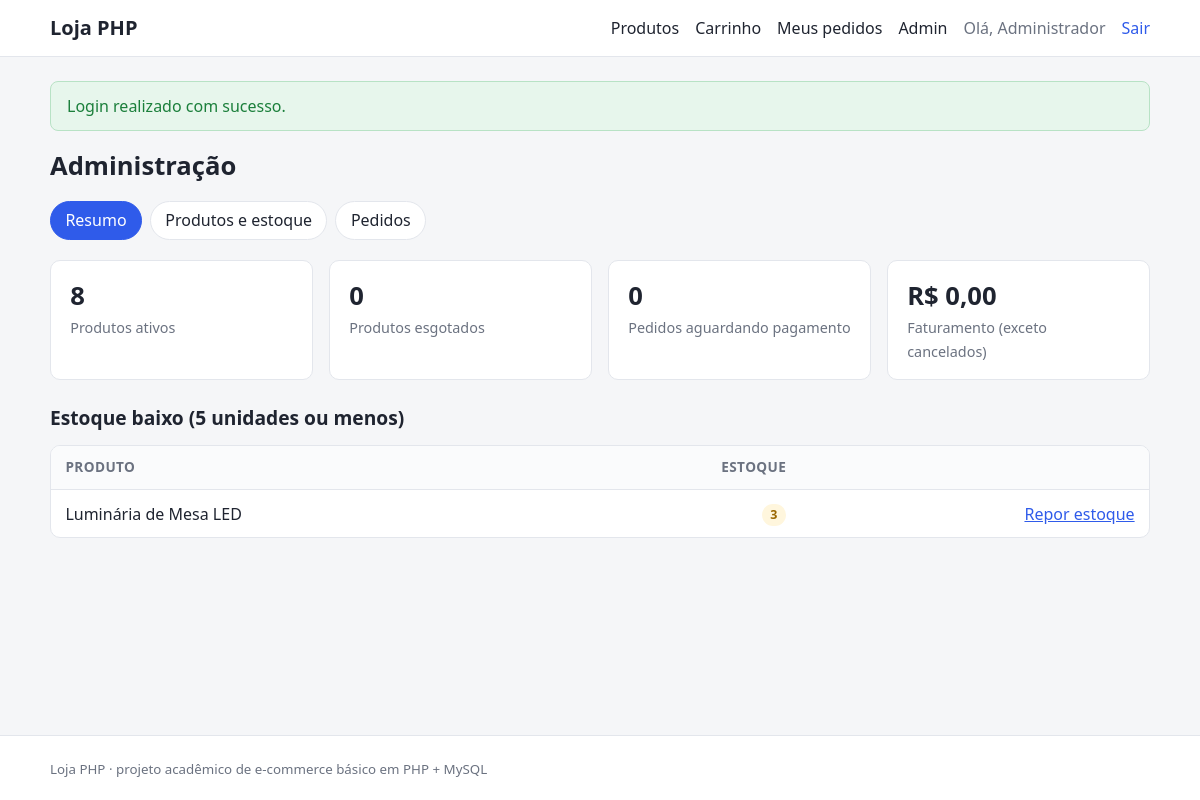
/admin/index.php (signed in), run on the app's committed database.
### tables this page shows
CREATE TABLE IF NOT EXISTS users (
    id            INT UNSIGNED NOT NULL AUTO_INCREMENT,
    name          VARCHAR(100) NOT NULL,
    email         VARCHAR(150) NOT NULL,
    password_hash VARCHAR(255) NOT NULL,
    role          ENUM('customer', 'admin') NOT NULL DEFAULT 'customer',
    created_at    TIMESTAMP NOT NULL DEFAULT CURRENT_TIMESTAMP,
    PRIMARY KEY (id),
    UNIQUE KEY uq_users_email (email)
);

CREATE TABLE IF NOT EXISTS products (
    id          INT UNSIGNED NOT NULL AUTO_INCREMENT,
    name        VARCHAR(150) NOT NULL,
    description TEXT NULL,
    price       DECIMAL(10,2) NOT NULL,
    stock       INT UNSIGNED NOT NULL DEFAULT 0,
    image_url   VARCHAR(255) NULL,
    active      TINYINT(1) NOT NULL DEFAULT 1,
    created_at  TIMESTAMP NOT NULL DEFAULT CURRENT_TIMESTAMP,
    updated_at  TIMESTAMP NOT NULL DEFAULT CURRENT_TIMESTAMP ON UPDATE CURRENT_TIMESTAMP,
    PRIMARY KEY (id),
    KEY idx_products_active (active),
    CONSTRAINT chk_products_price CHECK (price >= 0)
);

### src/db.php (called while the page is built, shortened)
<?php
function db(): PDO
{
    static $pdo = null;
    if ($pdo === null) {
        $c   = config('db');
        $dsn = sprintf(
            'mysql:host=%s;port=%s;dbname=%s;charset=%s',
            $c['host'],
            $c['port'],
            $c['name'],
            $c['charset']
        );
        $pdo = new PDO($dsn, $c['user'], $c['pass'], [
            PDO::ATTR_ERRMODE            => PDO::ERRMODE_EXCEPTION,
            PDO::ATTR_DEFAULT_FETCH_MODE => PDO::FETCH_ASSOC,
            PDO::ATTR_EMULATE_PREPARES   => false,
        ]);
    }
    return $pdo;
}

### src/auth.php (called while the page is built, shortened)
<?php
function current_user(): ?array
{
    static $user = false;
    if ($user === false) {
        $user = null;
        if (!empty($_SESSION['user_id'])) {
            $st = db()->prepare('SELECT id, name, email, role FROM users WHERE id = ?');
            $st->execute([(int) $_SESSION['user_id']]);
            $user = $st->fetch() ?: null;
        }
    }
    return $user;
}
function require_login(?string $returnTo = null): array
{
    $user = current_user();
    return $user;
}
function require_admin(): array
{
    $user = require_login();
    return $user;
}

### public/admin/index.php (the view, shortened to what this page needs)
<?php
require_admin();
$pdo = db();
$totalProducts = (int) $pdo->query('SELECT COUNT(*) FROM products WHERE active = 1')->fetchColumn();
$outOfStock    = (int) $pdo->query('SELECT COUNT(*) FROM products WHERE active = 1 AND stock = 0')->fetchColumn();
$pendingOrders = (int) $pdo->query("SELECT COUNT(*) FROM orders WHERE status = 'pending'")->fetchColumn();
$revenue       = (string) $pdo->query("SELECT COALESCE(SUM(total), 0) FROM orders WHERE status <> 'cancelled'")->fetchColumn();
$lowStock = $pdo->query(
    'SELECT id, name, stock FROM products WHERE active = 1 AND stock <= 5 ORDER BY stock, name LIMIT 20'
)->fetchAll();
render_header('Administração');
?>
<h1>Administração</h1>
<div class="stats">
    <div class="stat"><strong><?= $totalProducts ?></strong><span>Produtos ativos</span></div>
    <div class="stat"><strong><?= $outOfStock ?></strong><span>Produtos esgotados</span></div>
    <div class="stat"><strong><?= $pendingOrders ?></strong><span>Pedidos aguardando pagamento</span></div>
    <div class="stat"><strong><?= e(money($revenue)) ?></strong><span>Faturamento (exceto cancelados)</span></div>
</div>
<h2>Estoque baixo (5 unidades ou menos)</h2>
<?php if (!$lowStock): ?>
    <p class="muted">Nenhum produto com estoque baixo.</p>
<?php else: ?>
    <div class="table-wrap">
        <table>
            <thead><tr><th>Produto</th><th class="num">Estoque</th><th></th></tr></thead>
            <tbody>
            <?php foreach ($lowStock as $p): ?>
                <tr>
                    <td><?= e($p['name']) ?></td>
                    <td class="num">
                        <span class="badge <?= (int) $p['stock'] === 0 ? 'badge--out' : 'badge--low' ?>"><?= (int) $p['stock'] ?></span>
                    </td>
                    <td class="num"><a href="<?= e(url('/admin/stock.php?id=' . (int) $p['id'])) ?>">Repor estoque</a></td>
                </tr>
            <?php endforeach; ?>
            </tbody>
        </table>
    </div>
<?php endif; ?>

### src/views/header.php (shortened to what this page needs)
<?php
$user      = current_user();
$cartCount = $user ? cart_count((int) $user['id']) : 0;
?>
<!doctype html>
<html lang="pt-BR">
<head>
    <link rel="stylesheet" href="<?= e(url('/assets/style.css')) ?>">
</head>
<body>
<header class="topbar">
    <div class="container topbar__inner">
        <a class="brand" href="<?= e(url('/')) ?>"><?= e(app_name()) ?></a>
        <nav class="nav" aria-label="Principal">
            <a href="<?= e(url('/')) ?>">Produtos</a>
            <?php if ($user): ?>
                <a href="<?= e(url('/cart.php')) ?>">Carrinho<?php if ($cartCount > 0): ?> <span class="pill"><?= $cartCount ?></span><?php endif; ?></a>
                <a href="<?= e(url('/orders.php')) ?>">Meus pedidos</a>
                <?php if ($user['role'] === 'admin'): ?>
                    <a href="<?= e(url('/admin/')) ?>">Admin</a>
                <?php endif; ?>
                <span class="nav__user">Olá, <?= e(explode(' ', $user['name'])[0]) ?></span>
                <form method="post" action="<?= e(url('/logout.php')) ?>" class="inline">
                    <button type="submit" class="link-button">Sair</button>
                </form>
            <?php else: ?>
                <a href="<?= e(url('/login.php')) ?>">Entrar</a>
                <a class="btn btn--small" href="<?= e(url('/register.php')) ?>">Criar conta</a>
            <?php endif; ?>
        </nav>
    </div>
</header>
<main class="container">
    <?php foreach (pull_flash() as $f): ?>
        <div class="alert alert--<?= e($f['type']) ?>" role="status"><?= e($f['message']) ?></div>
    <?php endforeach; ?>

### public/assets/style.css (style rules this page uses)
:root { --bg: #f5f6f8; --surface: #ffffff; --text: #1f2430; --muted: #6b7280; --border: #e3e6ec; --primary: #2f5bea; --primary-dark: #2448c4; --danger: #c62828; --success: #1b7f3b; --warning: #9a6700; --radius: 10px; }
* { box-sizing: border-box; }
body { margin: 0; min-height: 100vh; display: flex; flex-direction: column; background: var(--bg); color: var(--text); font: 16px/1.5 system-ui, -apple-system, "Segoe UI", Roboto, sans-serif; }
main { flex: 1; padding-top: 1.5rem; padding-bottom: 3rem; }
a { color: var(--primary); }
h1 { font-size: 1.6rem; margin: 0 0 1rem; }
h2 { font-size: 1.2rem; margin: 1.5rem 0 .75rem; }
.container { width: min(1100px, 100% - 2rem); margin-inline: auto; }
.topbar { background: var(--surface); border-bottom: 1px solid var(--border); }
.topbar__inner { display: flex; align-items: center; justify-content: space-between; gap: 1rem; padding: .8rem 0; flex-wrap: wrap; }
.brand { font-weight: 700; font-size: 1.25rem; text-decoration: none; color: var(--text); }
.nav { display: flex; align-items: center; gap: 1rem; flex-wrap: wrap; }
.nav a { text-decoration: none; color: var(--text); }
.nav__user { color: var(--muted); }
.inline { display: inline; margin: 0; }
.link-button { background: none; border: 0; padding: 0; font: inherit; color: var(--primary); cursor: pointer; }
.alert { padding: .75rem 1rem; border-radius: 8px; margin-bottom: 1rem; border: 1px solid transparent; }
.alert--success { background: #e7f6ec; border-color: #b8e2c5; color: var(--success); }
.badge { display: inline-block; padding: .1rem .55rem; border-radius: 999px; font-size: .78rem; font-weight: 600; }
.badge--low { background: #fff6dd; color: var(--warning); }
.table-wrap { overflow-x: auto; background: var(--surface); border: 1px solid var(--border); border-radius: var(--radius); }
table { width: 100%; border-collapse: collapse; }
th, td { padding: .7rem .9rem; text-align: left; border-bottom: 1px solid var(--border); vertical-align: middle; }
th { background: #fafbfc; font-size: .85rem; color: var(--muted); text-transform: uppercase; letter-spacing: .03em; }
tr:last-child td { border-bottom: 0; }
td.num, th.num { text-align: right; white-space: nowrap; }
.stats { display: grid; grid-template-columns: repeat(auto-fit, minmax(190px, 1fr)); gap: 1rem; margin-bottom: 1.5rem; }
.stat { background: var(--surface); border: 1px solid var(--border); border-radius: var(--radius); padding: 1rem 1.2rem; }
.stat strong { display: block; font-size: 1.6rem; }
.stat span { color: var(--muted); font-size: .9rem; }

### data on the page
users: name "Administrador"
products: name "Luminária de Mesa LED", stock "3"

### other printed values
app_name() "Loja PHP"
$f['message'] "Login realizado com sucesso."
$label "Resumo"
$label "Produtos e estoque"
$label "Pedidos"
$totalProducts "8"
$outOfStock "0"
$pendingOrders "0"
money($revenue) "R$ 0,00"
